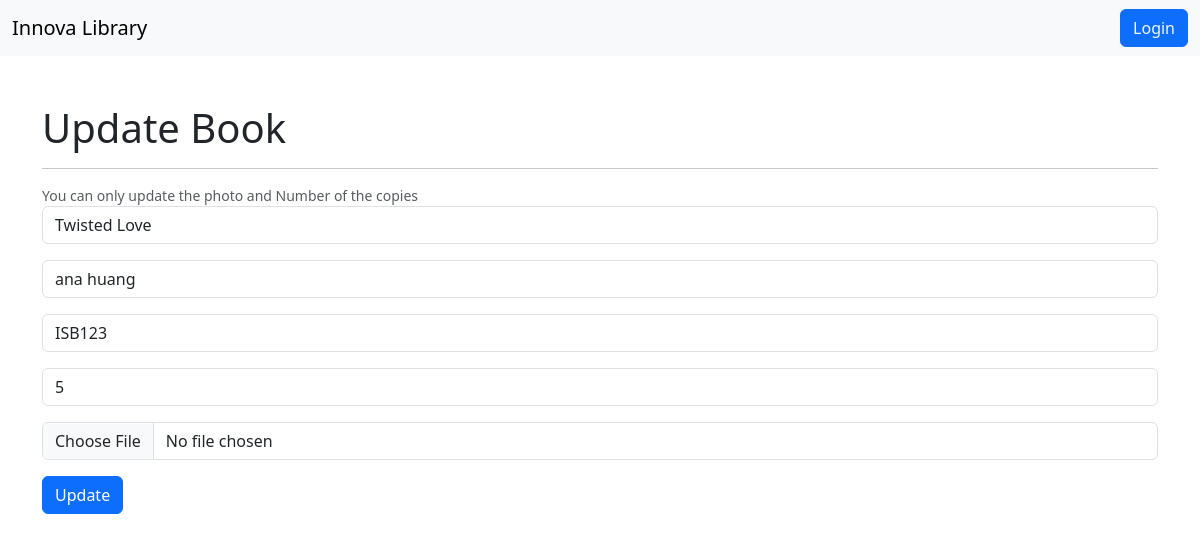
The page /updatebook/1/ on the database its author committed.
### book/models.py (models this page shows, shortened)
class Book(models.Model):
    title = models.CharField(max_length=200)
    author = models.CharField(max_length=100)
    isbn = models.CharField(max_length=13, unique=True)
    published_date = models.DateField()
    available_copies = models.IntegerField(default=0)
    photo = models.ImageField(upload_to='book_photos/', null=True, blank=True)
    category = models.CharField(max_length=100)
    created_at = models.DateTimeField(auto_now_add=True)

### book/views.py (the view, shortened to what this page needs)
# urls.py: path('updatebook/<int:id>/',update_book,name='updatebook')
def update_book(request,id):
    try:
        book = Book.objects.get(id=id)
    except Book.DoesNotExist:
        messages.error(request, "Book not found")
        return redirect("updatebook", id=id)
    return render(request, 'updatebook.html', {'book': book})

### book/templates/updatebook.html (shortened to what this page needs)
{%extends 'base.html'%}
{%block content%}
<div class="container mt-5">
<form method="post" enctype="multipart/form-data">
    <h1> Update Book </h1>
    <hr>
    <div id="emailHelp" class="form-text">You can only update the photo and Number of the copies</div>
  <div class="mb-3">
    <input type="text" class="form-control" name="title" placeholder="Enter Book title" readonly value="{{book.title}}">
  </div>
  <div class="mb-3">
    <input type="text" class="form-control" name="author" placeholder="Enter Author Name" required readonly value="{{book.author}}">
  </div>
  <div class="mb-3">
    <input type="text" class="form-control" name="isbn" placeholder="Enter ISBN Code" required readonly value="{{book.isbn}}">
  </div>
  <div class="mb-3">
    <input type="number" class="form-control" name="available_copies" placeholder="Enter Number of copies" required  value="{{book.available_copies}}">
  </div>
  <div class="mb-3">
    <input type="file" class="form-control" name="photo" placeholder="Select the Photo"  value="{{book.photo}}">
  </div>
  <button type="submit" class="btn btn-primary">Update</button>
</form>
</div>
{%endblock%}

### rows shown on the page
Book: title "Twisted Love", author "ana huang", isbn "ISB123", available_copies "5"
